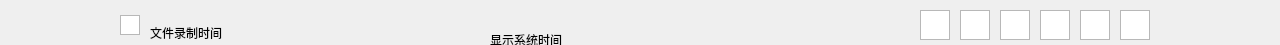
<?xml version="1.0" encoding="UTF-8"?>
<ui version="4.0">
 <class>StatusBarWindow</class>
 <widget class="QDialog" name="StatusBarWindow">
  <property name="geometry">
   <rect>
    <x>0</x>
    <y>0</y>
    <width>1280</width>
    <height>45</height>
   </rect>
  </property>
  <property name="windowTitle">
   <string>StatusBarWindow</string>
  </property>
  <widget class="QGraphicsView" name="rec_hint_icon">
   <property name="geometry">
    <rect>
     <x>120</x>
     <y>15</y>
     <width>20</width>
     <height>20</height>
    </rect>
   </property>
  </widget>
  <widget class="QLabel" name="rec_time_label">
   <property name="geometry">
    <rect>
     <x>150</x>
     <y>16</y>
     <width>80</width>
     <height>33</height>
    </rect>
   </property>
   <property name="text">
    <string>文件录制时间</string>
   </property>
  </widget>
  <widget class="QLabel" name="time_label">
   <property name="geometry">
    <rect>
     <x>490</x>
     <y>10</y>
     <width>300</width>
     <height>60</height>
    </rect>
   </property>
   <property name="text">
    <string>显示系统时间</string>
   </property>
  </widget>
  <widget class="QGraphicsView" name="wifi_icon">
   <property name="geometry">
    <rect>
     <x>1040</x>
     <y>10</y>
     <width>30</width>
     <height>30</height>
    </rect>
   </property>
  </widget>
  <widget class="QGraphicsView" name="gps_icon">
   <property name="geometry">
    <rect>
     <x>1040</x>
     <y>10</y>
     <width>30</width>
     <height>30</height>
    </rect>
   </property>
  </widget>
  <widget class="QGraphicsView" name="tf_icon">
   <property name="geometry">
    <rect>
     <x>1080</x>
     <y>10</y>
     <width>30</width>
     <height>30</height>
    </rect>
   </property>
  </widget>
  <widget class="QGraphicsView" name="voice_ctrl_icon">
   <property name="geometry">
    <rect>
     <x>960</x>
     <y>10</y>
     <width>30</width>
     <height>30</height>
    </rect>
   </property>
  </widget>
  <widget class="QGraphicsView" name="voice_icon">
   <property name="geometry">
    <rect>
     <x>920</x>
     <y>10</y>
     <width>30</width>
     <height>30</height>
    </rect>
   </property>
  </widget>
  <widget class="QGraphicsView" name="battery_icon">
   <property name="geometry">
    <rect>
     <x>1120</x>
     <y>10</y>
     <width>30</width>
     <height>30</height>
    </rect>
   </property>
  </widget>
  <widget class="QGraphicsView" name="lock_icon">
   <property name="geometry">
    <rect>
     <x>1000</x>
     <y>10</y>
     <width>30</width>
     <height>30</height>
    </rect>
   </property>
  </widget>
 </widget>
 <resources/>
 <connections/>
</ui>
